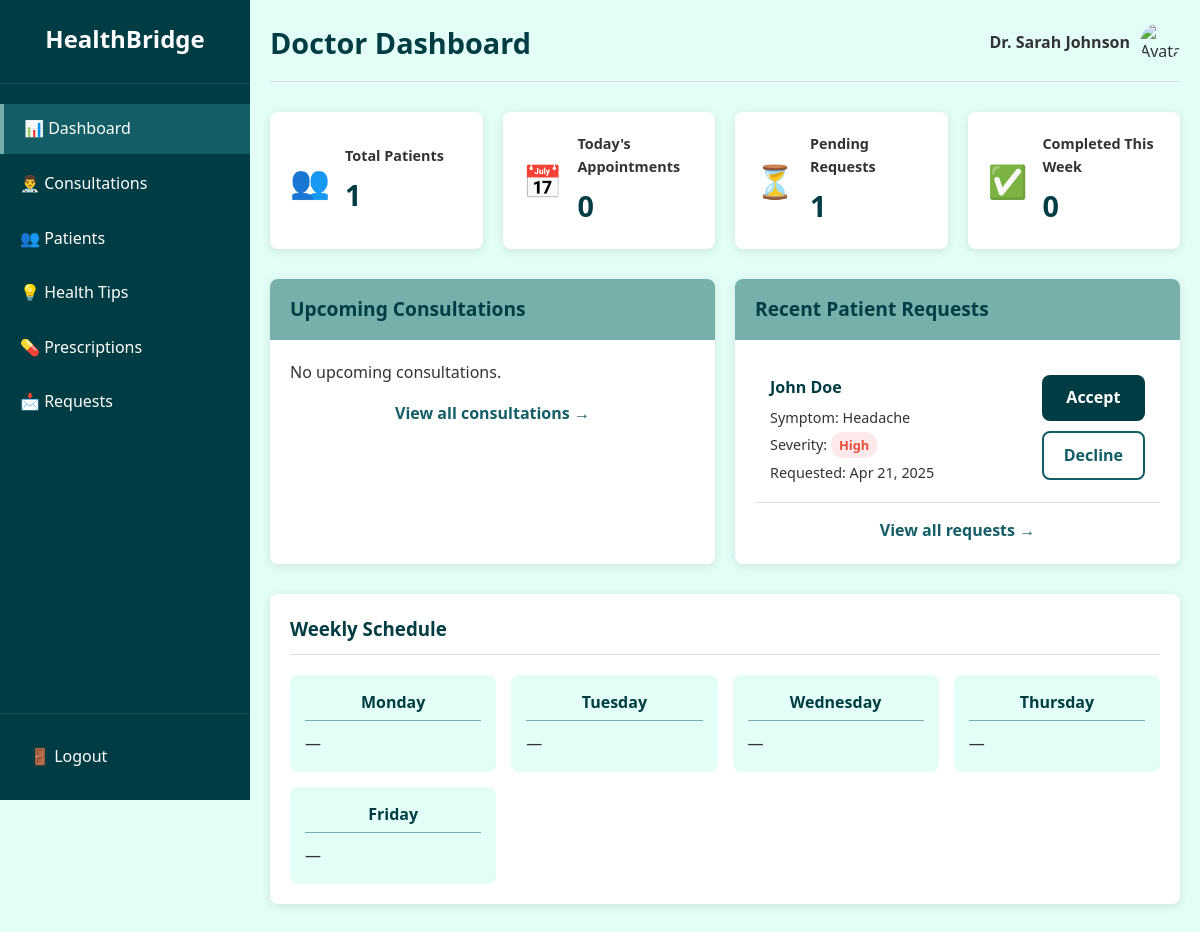
The page /doctor/dashboard.php (signed in) on the database its author committed.
### tables this page shows
CREATE TABLE IF NOT EXISTS consultations (
    id INT AUTO_INCREMENT PRIMARY KEY,
    user_id INT NOT NULL,
    doctor_id INT,
    symptom_id INT,
    consultation_date DATE NOT NULL,
    consultation_time TIME,
    consultation_type ENUM('online', 'in-person'),
    consultation_status ENUM('pending', 'accepted', 'completed', 'cancelled') NOT NULL,
    diagnosis VARCHAR(255),
    consultation_notes TEXT,
    follow_up ENUM('yes', 'no') DEFAULT 'no',
    follow_up_date DATE,
    created_at TIMESTAMP DEFAULT CURRENT_TIMESTAMP,
    FOREIGN KEY (user_id) REFERENCES users(id) ON DELETE CASCADE,
    FOREIGN KEY (doctor_id) REFERENCES users(id) ON DELETE SET NULL,
    FOREIGN KEY (symptom_id) REFERENCES symptoms(id) ON DELETE SET NULL
);

CREATE TABLE IF NOT EXISTS users (
    id INT AUTO_INCREMENT PRIMARY KEY,
    full_name VARCHAR(100) NOT NULL,
    email VARCHAR(100) NOT NULL UNIQUE,
    password VARCHAR(255) NOT NULL,
    user_type ENUM('patient', 'doctor') NOT NULL,
    location VARCHAR(100) NOT NULL,
    specialization VARCHAR(50),
    created_at TIMESTAMP DEFAULT CURRENT_TIMESTAMP
);

CREATE TABLE IF NOT EXISTS symptoms (
    id INT AUTO_INCREMENT PRIMARY KEY,
    user_id INT NOT NULL,
    symptom_name VARCHAR(100) NOT NULL,
    symptom_date DATE NOT NULL,
    symptom_time TIME NOT NULL,
    symptom_severity ENUM('low', 'medium', 'high') NOT NULL,
    doctor_type VARCHAR(50),
    symptom_notes TEXT,
    created_at TIMESTAMP DEFAULT CURRENT_TIMESTAMP,
    FOREIGN KEY (user_id) REFERENCES users(id) ON DELETE CASCADE
);

### doctor/dashboard.php (the view, shortened to what this page needs)
<?php
require_once '../php/config.php';
$doctor_id = $_SESSION['user_id'];
$sql = "SELECT COUNT(DISTINCT user_id) AS cnt
        FROM consultations
        WHERE doctor_id = $doctor_id";
$res = mysqli_query($conn, $sql);
$total_patients = mysqli_fetch_assoc($res)['cnt'];
$sql = "SELECT COUNT(*) AS cnt
        FROM consultations
        WHERE doctor_id = $doctor_id
          AND consultation_date = CURDATE()";
$res = mysqli_query($conn, $sql);
$today_appointments = mysqli_fetch_assoc($res)['cnt'];
$sql = "SELECT COUNT(*) AS cnt
        FROM consultations
        WHERE doctor_id = $doctor_id
          AND consultation_status = 'pending'";
$res = mysqli_query($conn, $sql);
$pending_requests = mysqli_fetch_assoc($res)['cnt'];
$sql = "SELECT COUNT(*) AS cnt
        FROM consultations
        WHERE doctor_id = $doctor_id
          AND consultation_status = 'completed'
          AND YEARWEEK(consultation_date,1)=YEARWEEK(CURDATE(),1)";
$res = mysqli_query($conn, $sql);
$completed_week = mysqli_fetch_assoc($res)['cnt'];
$sql = "
  SELECT c.id, u.full_name, c.consultation_date, c.consultation_time,
         c.consultation_type, s.symptom_name, s.symptom_severity
  FROM consultations c
  JOIN users u       ON u.id = c.user_id
  JOIN symptoms s    ON s.id = c.symptom_id
  WHERE c.doctor_id = $doctor_id
    AND c.consultation_status IN('pending','accepted')
    AND c.consultation_date >= CURDATE()
  ORDER BY c.consultation_date, c.consultation_time
  LIMIT 5
";
$res_upcoming = mysqli_query($conn, $sql);
$sql = "
  SELECT c.id, u.full_name, s.symptom_name, s.symptom_severity, c.created_at
  FROM consultations c
  JOIN users u    ON u.id = c.user_id
  JOIN symptoms s ON s.id = c.symptom_id
  WHERE c.doctor_id = $doctor_id
    AND c.consultation_status = 'pending'
  ORDER BY c.created_at DESC
  LIMIT 5
";
$res_requests = mysqli_query($conn, $sql);
$schedule = [];
?>
<!DOCTYPE html>
<html lang="en">
<head>
  <link rel="stylesheet" href="../css/style.css">
  <link rel="stylesheet" href="../css/dashboard.css">
</head>
<body>
  <div class="dashboard-container">
    <aside class="sidebar">
      <div class="sidebar-header">
        <h2>HealthBridge</h2>
      </div>
      <nav class="sidebar-nav">
        <ul>
          <li class="active"><a href="dashboard.php">📊 Dashboard</a></li>
          <li><a href="consultations.php">👨‍⚕️ Consultations</a></li>
          <li><a href="patients.php">👥 Patients</a></li>
          <li><a href="health-tips.php">💡 Health Tips</a></li>
          <li><a href="prescriptions.php">💊 Prescriptions</a></li>
          <li><a href="requests.php">📩 Requests</a></li>
        </ul>
      </nav>
      <div class="sidebar-footer">
        <a href="../php/logout.php" class="logout-btn">🚪 Logout</a>
      </div>
    </aside>
    <main class="main-content">
      <header class="content-header">
        <h1>Doctor Dashboard</h1>
        <div class="user-info">
          <span class="user-name"><?= htmlspecialchars($_SESSION['user_name']) ?></span>
          <img src="../images/doctor-avatar.png" alt="Avatar" class="user-avatar">
        </div>
      </header>
      <div class="stats-container">
        <div class="stat-card">
          <div class="stat-icon">👥</div>
          <div class="stat-content">
            <h3>Total Patients</h3>
            <p class="stat-number"><?= $total_patients ?></p>
          </div>
        </div>
        <div class="stat-card">
          <div class="stat-icon">📅</div>
          <div class="stat-content">
            <h3>Today's Appointments</h3>
            <p class="stat-number"><?= $today_appointments ?></p>
          </div>
        </div>
        <div class="stat-card">
          <div class="stat-icon">⏳</div>
          <div class="stat-content">
            <h3>Pending Requests</h3>
            <p class="stat-number"><?= $pending_requests ?></p>
          </div>
        </div>
        <div class="stat-card">
          <div class="stat-icon">✅</div>
          <div class="stat-content">
            <h3>Completed This Week</h3>
            <p class="stat-number"><?= $completed_week ?></p>
          </div>
        </div>
      </div>
      <div class="dashboard-summary">
        <div class="summary-card">
          <h3>Upcoming Consultations</h3>
          <div class="card-content">
            <?php if (mysqli_num_rows($res_upcoming) > 0): ?>
              <?php while ($row = mysqli_fetch_assoc($res_upcoming)): ?>
                <div class="consultation-item">
                  <div class="consultation-info">
                    <h4><?= htmlspecialchars($row['full_name']) ?></h4>
                    <p>Date: <span><?= $row['consultation_date'] ?></span></p>
                    <p>Time: <span><?= $row['consultation_time'] ?></span></p>
                    <p>Type: <span><?= ucfirst($row['consultation_type']) ?></span></p>
                    <p>Reason: <span><?= htmlspecialchars($row['symptom_name']) ?>, <?= ucfirst($row['symptom_severity']) ?></span></p>
                  </div>
                  <div class="consultation-actions">
                    <a href="consultation.php?id=<?= $row['id'] ?>" class="btn btn-primary">Start Consultation</a>
                    <a href="consultation.php?id=<?= $row['id'] ?>&action=reschedule" class="btn btn-outline">Reschedule</a>
                  </div>
                </div>
              <?php endwhile; ?>
            <?php else: ?>
              <p>No upcoming consultations.</p>
            <?php endif; ?>
            <a href="consultations.php" class="view-all">View all consultations →</a>
          </div>
        </div>
        <div class="summary-card">
          <h3>Recent Patient Requests</h3>
          <div class="card-content">
            <?php if (mysqli_num_rows($res_requests) > 0): ?>
              <?php while ($row = mysqli_fetch_assoc($res_requests)): ?>
                <div class="request-item">
                  <div class="request-info">
                    <h4><?= htmlspecialchars($row['full_name']) ?></h4>
                    <p>Symptom: <span><?= htmlspecialchars($row['symptom_name']) ?></span></p>
                    <p>Severity: <span class="severity <?= $row['symptom_severity'] ?>"><?= ucfirst($row['symptom_severity']) ?></span></p>
                    <p>Requested: <span><?= date('M d, Y', strtotime($row['created_at'])) ?></span></p>
                  </div>
                  <div class="request-actions">
                    <a href="requests.php?id=<?= $row['id'] ?>&action=accept" class="btn btn-primary">Accept</a>
                    <a href="requests.php?id=<?= $row['id'] ?>&action=decline" class="btn btn-outline">Decline</a>
                  </div>
                </div>
              <?php endwhile; ?>
            <?php else: ?>
              <p>No recent requests.</p>
            <?php endif; ?>
            <a href="requests.php" class="view-all">View all requests →</a>
          </div>
        </div>
      </div>
      <div class="weekly-schedule">
        <h3>Weekly Schedule</h3>
        <div class="schedule-container">
          <?php
          $days = ['Monday','Tuesday','Wednesday','Thursday','Friday'];
          foreach ($days as $dayName): ?>
            <div class="schedule-day">
              <h4><?= $dayName ?></h4>
              <div class="schedule-appointments">
                <?php if (!empty($schedule[$dayName])): ?>
                  <?php foreach ($schedule[$dayName] as $apt): ?>
                    <div class="appointment-item">
                      <span class="time"><?= $apt['consultation_time'] ?></span>
                      <span class="patient"><?= htmlspecialchars($apt['full_name']) ?></span>
                    </div>
                  <?php endforeach; ?>
                <?php else: ?>
                  <p class="no-appointments">—</p>
                <?php endif; ?>
              </div>
            </div>
          <?php endforeach; ?>
        </div>
      </div>
    </main>
  </div>
</body>
</html>

### css/style.css (style rules this page uses)
:root { --primary-color: #003c43; --secondary-color: #135d66; --tertiary-color: #77b0aa; --background-color: #e3fef7; --text-color: #333; --light-text: #fff; --border-color: #ddd; --error-color: #e74c3c; --success-color: #2ecc71; --warning-color: #f39c12; --box-shadow: 0 2px 10px rgba(0, 0, 0, 0.1); --border-radius: 8px; --transition: all 0.3s ease; }
* { margin: 0; padding: 0; box-sizing: border-box; }
body { font-family: "Segoe UI", Tahoma, Geneva, Verdana, sans-serif; line-height: 1.6; color: var(--text-color); background-color: var(--background-color); }
a { text-decoration: none; color: var(--secondary-color); transition: var(--transition); }
ul { list-style: none; }
img { max-width: 100%; }
.btn { display: inline-block; padding: 10px 20px; border: none; border-radius: var(--border-radius); cursor: pointer; font-weight: 600; transition: var(--transition); text-align: center; }
.btn-primary { background-color: var(--primary-color); color: var(--light-text); }
.btn-outline { background-color: transparent; border: 2px solid var(--secondary-color); color: var(--secondary-color); }
.severity { display: inline-block; padding: 3px 8px; border-radius: 12px; font-size: 0.8rem; font-weight: 600; }
.severity.high { background-color: #fde9e9; color: #e74c3c; }

### rows shown on the page
consultations: user.full_name "John Doe", symptom.symptom_name "Headache", symptom.symptom_severity "High", created_at "Apr 21, 2025"

### other values the page prints
$_SESSION['user_name'] "Dr. Sarah Johnson"
$total_patients "1"
$today_appointments "0"
$pending_requests "1"
$completed_week "0"
$dayName "Monday"
$dayName "Tuesday"
$dayName "Wednesday"
$dayName "Thursday"
$dayName "Friday"
